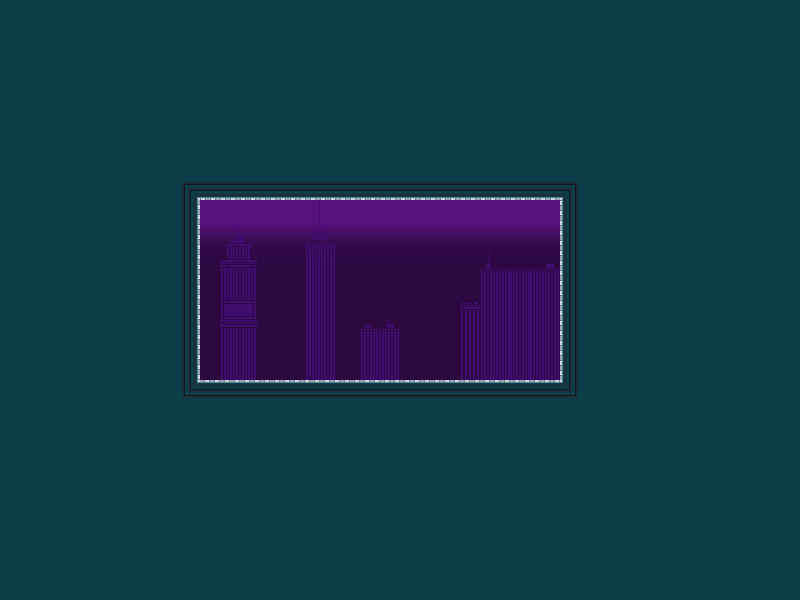

The image is a tile-based game level rendered from a .tmx file. Its description and source (layers, tilesets, objects; grid data summarised) follow:
An orthogonal 40x30 tile map with 20x20 px tiles, 3 tile layers (bg, bg2, bg3).

<map version="1.0" orientation="orthogonal" width="40" height="30" tilewidth="20" tileheight="20">
 <tileset firstgid="1" name="bgtiles_newyork" tilewidth="20" tileheight="20">
  <image source="../../../../../XNAModeContent/Lemonade/bgtiles_newyork.png" width="500" height="500" />
 </tileset>
 <layer name="bg" width="40" height="30">
  <data>[1200 cells, 240 non-empty, 5 distinct tile ids]</data>
 </layer>
 <layer name="bg2" width="40" height="30">
  <data>[1200 cells, 96 non-empty, 36 distinct tile ids]</data>
 </layer>
 <layer name="bg3" width="40" height="30">
  <data>[1200 cells, 1039 non-empty, 14 distinct tile ids]</data>
 </layer>
</map>
